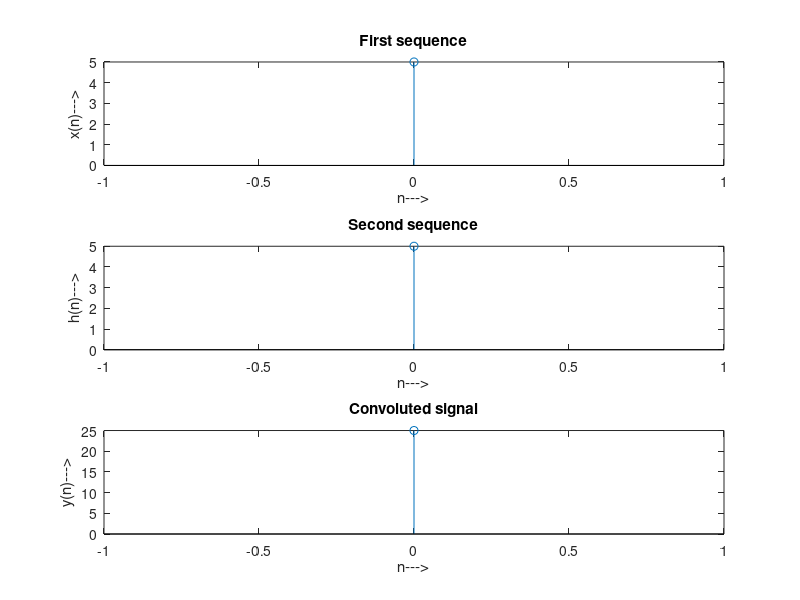

Recreate this plot in MATLAB.
clc;clear all; close all;
%Get the inputs
x = input('enter the input sequence of a signal x(n)');
h = input('enter the input sequence of a signal h(n)');

%Find the length of a signal
n1 = length(x);
n2 = length(h);
%Find the length of y(n)
N = n1+n2-1;
%Zero padding to make the length = N
x = [x, zeros(1,N-n1)];
h = [h, zeros(1, N-n2)];
%Initialize the output with zero
y = zeros(1,N);
%Perform the linear convulation

 for n=1:N
  for k=1:n
    y(n) = y(n) + x(k)*h(n-k+1)
  endfor
 endfor
 disp(y);
 %plot the inputs and outputs
 ny = 0:N-1
 subplot(3,1,1);
  stem(ny,x); xlabel('n--->'); ylabel('x(n)--->'); title('First sequence');

  subplot(3,1,2);
  stem(ny,h); xlabel('n--->'); ylabel('h(n)--->'); title('Second sequence');

  subplot(3,1,3);
  stem(ny,y); xlabel('n--->'); ylabel('y(n)--->'); title('Convoluted signal');

